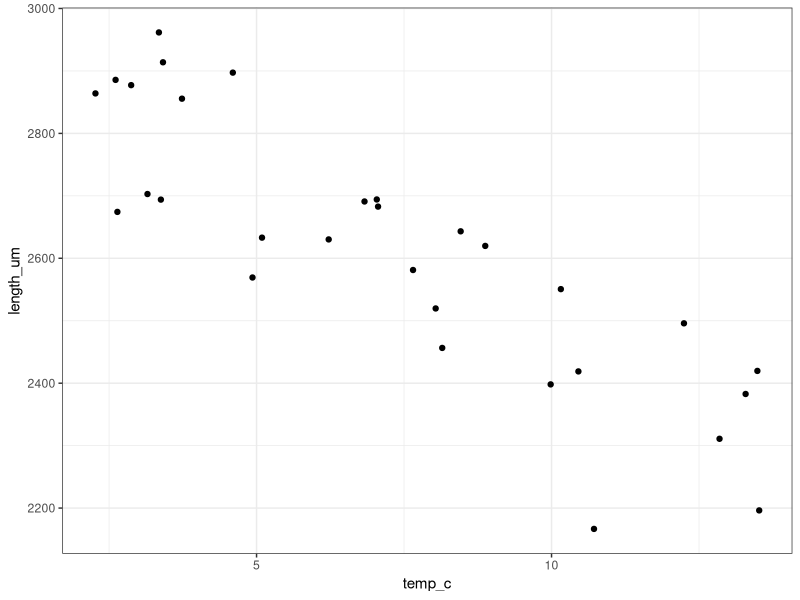

The R script that drew this image:
## ---- chunk 1
#| label: setup
#| message: false
#| echo: false

library(tidyverse)
set.seed(222)
theme_set(theme_bw())
## ---- chunk 2
# These values chosen to represent the negative relationship between body size and temperature in marine invertebrates (copepods)
beta_0 <- 3000
beta_1 <- -55
sigma <- 100
## ---- chunk 3
runif(n = 5, min = 1, max = 2)
## ---- chunk 4
# In the range 2-14degC
temp_c <- runif(n = 30, min = 2, max = 14)
## ---- chunk 5
# Expected length in micrometers (um)
expected_length_um <- beta_0 + beta_1 * temp_c
## ---- chunk 6
# The simulated lengths
length_um <- rnorm(
  n = 30,
  mean = expected_length_um,
  sd = sigma
)
## ---- chunk 7
# First, put your predictor and response variables into a single data frame.
simulated_lengths <- tibble(temp_c, length_um)

# Then, use ggplot to make a scatter plot.
ggplot(simulated_lengths, aes(x = temp_c, y = length_um)) +
  geom_point()
## ---- chunk 8
# Fit and summarize model
length_model <- lm(length_um ~ temp_c, data = simulated_lengths)
summary(length_model)
sigma(length_model)
## ---- chunk 9
# Keep your predictor variable the same, but increase sigma by 2x
double_sigma <- 2 * sigma

# Modify the following lines of code to re-run your simulation with the bigger sigma
expected_length_um2 <- beta_0 + beta_1 * temp_c
length_um2 <- rnorm(
  n = 30,
  mean = expected_length_um,
  sd = double_sigma
)
simulated_lengths2 <- tibble(temp_c, length_um = length_um2)
length_model2 <- lm(length_um ~ temp_c, data = simulated_lengths2)

# Get your betas and their standard errors
summary(length_model2)

# How do they compare to the population parameters, relative to the original simulation?
## ---- chunk 10
# Now increase n by 2x. You'll need to create more predictor variable values.
temp_c_2n <- c(
  temp_c,
  runif(n = 30)
)

# Modify the following lines of code to re-run your simulation with the bigger n
expected_length_um3 <- beta_0 + beta_1 * temp_c_2n
length_um3 <- rnorm(
  n = 60,
  mean = expected_length_um3,
  sd = sigma
)
simulated_lengths3 <- tibble(temp_c = temp_c_2n, length_um = length_um3)
length_model3 <- lm(length_um ~ temp_c, data = simulated_lengths3)

# Get your betas and their standard errors
summary(length_model3)

# How do they compare to the population parameters, relative to the original simulation?
